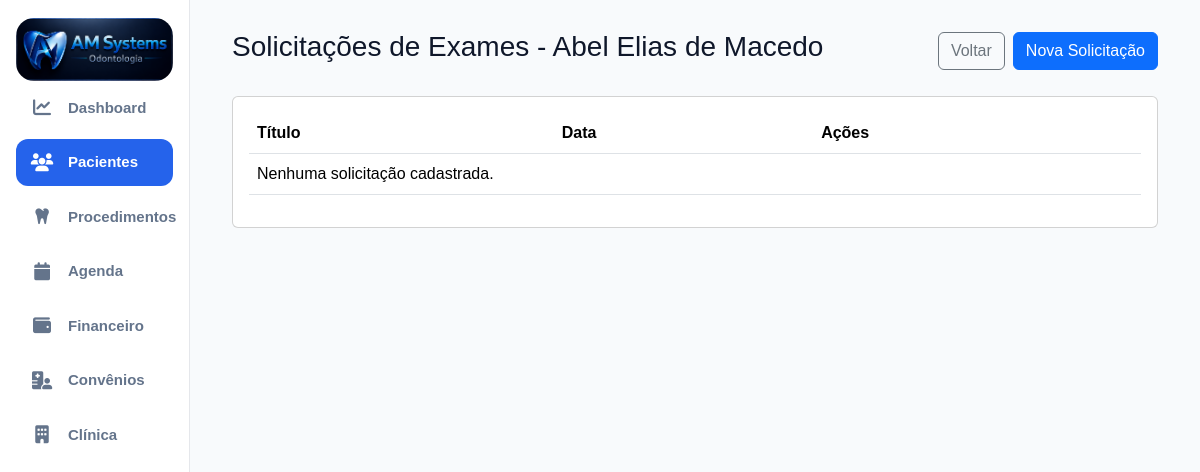
/pacientes/8/solicitacoes-exames/ (signed in), run on an earlier commit of the app's database.
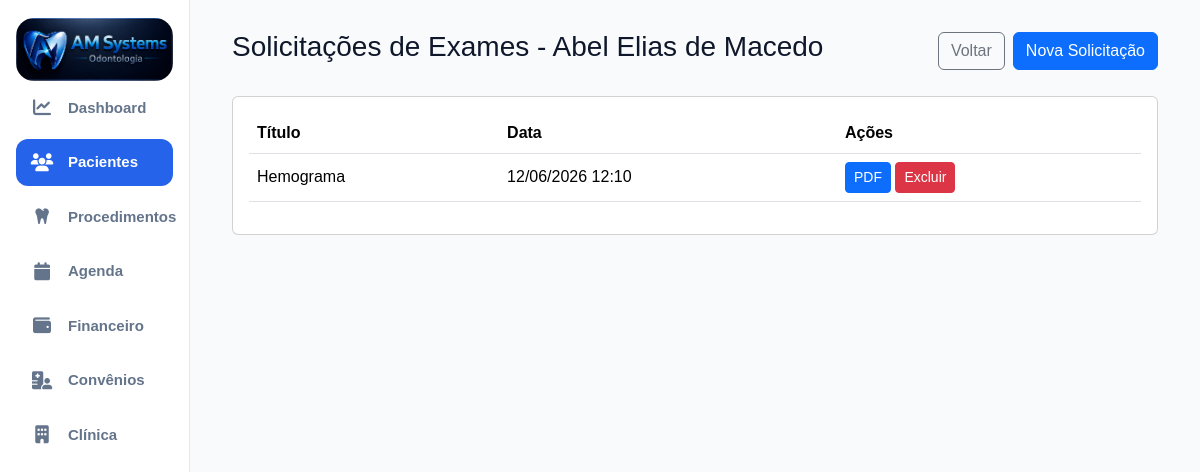
And on a later commit of the database.
### accounts/models.py (models this page shows, shortened)
class SolicitacaoExame(models.Model):
    paciente = models.ForeignKey(
        Paciente,
        on_delete=models.CASCADE,
        related_name='solicitacoes_exames'
    )
    titulo = models.CharField(
        max_length=200
    )
    exames_solicitados = models.TextField()
    observacoes = models.TextField(
        blank=True,
        null=True
    )
    criado_em = models.DateTimeField(
        auto_now_add=True
    )
    class Meta:
        ordering = ['-criado_em']
        verbose_name = 'Solicitação de Exame'
        verbose_name_plural = 'Solicitações de Exames'

### accounts/views.py (the view)
@login_required(login_url='/')
def solicitacoes_exames(request, id):
    paciente = get_object_or_404(
        Paciente,
        id=id
    )
    solicitacoes = SolicitacaoExame.objects.filter(
        paciente=paciente
    )
    return render(
        request,
        'accounts/solicitacoes_exames.html',
        {
            'paciente': paciente,
            'solicitacoes': solicitacoes
        }
    )

### accounts/templates/accounts/solicitacoes_exames.html
{% extends 'accounts/base.html' %}
{% block content %}
<div class="container-fluid">
    <div class="d-flex justify-content-between align-items-center mb-4">
        <h3>
            Solicitações de Exames - {{ paciente.nome }}
        </h3>
        <div class="d-flex gap-2">
            <a href="{% url 'perfil_paciente' paciente.id %}" class="btn btn-outline-secondary">
                Voltar
            </a>
            <a href="{% url 'nova_solicitacao_exame' paciente.id %}" class="btn btn-primary">
                Nova Solicitação
            </a>
        </div>
    </div>
    <div class="card">
        <div class="card-body">
            <table class="table align-middle">
                <thead>
                    <tr>
                        <th>Título</th>
                        <th>Data</th>
                        <th>Ações</th>
                    </tr>
                </thead>
                <tbody>
                    {% for solicitacao in solicitacoes %}
                    <tr>
                        <td>
                            {{ solicitacao.titulo }}
                        </td>
                        <td>
                            {{ solicitacao.criado_em|date:"d/m/Y H:i" }}
                        </td>
                        <td>
                            <a href="{% url 'imprimir_solicitacao_exame' solicitacao.id %}" target="_blank"
                                class="btn btn-sm btn-primary">
                                PDF
                            </a>
                            <a href="{% url 'excluir_solicitacao_exame' solicitacao.id %}" class="btn btn-sm btn-danger"
                                onclick="return confirm('Excluir solicitação?')">
                                Excluir
                            </a>
                        </td>
                    </tr>
                    {% empty %}
                    <tr>
                        <td colspan="3">
                            Nenhuma solicitação cadastrada.
                        </td>
                    </tr>
                    {% endfor %}
                </tbody>
            </table>
        </div>
    </div>
</div>
{% endblock %}

What changed in the data, as far as the page shows it:
added SolicitacaoExame: titulo "Hemograma", criado_em "12/06/2026 12:10"
Also different on the page:
text no longer shown: "Nenhuma solicitação cadastrada."
